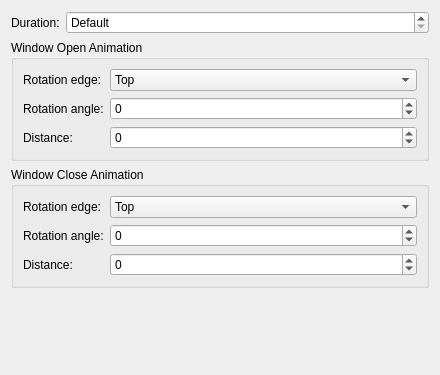
<?xml version="1.0" encoding="UTF-8"?>
<ui version="4.0">
 <class>GlideEffectConfig</class>
 <widget class="QWidget" name="GlideEffectConfig">
  <property name="geometry">
   <rect>
    <x>0</x>
    <y>0</y>
    <width>440</width>
    <height>375</height>
   </rect>
  </property>
  <layout class="QVBoxLayout" name="verticalLayout">
   <item>
    <layout class="QFormLayout" name="layout_Duration">
     <item row="0" column="0">
      <widget class="QLabel" name="label_Duration">
       <property name="text">
        <string>Duration:</string>
       </property>
      </widget>
     </item>
     <item row="0" column="1">
      <widget class="QSpinBox" name="kcfg_Duration">
       <property name="sizePolicy">
        <sizepolicy hsizetype="Expanding" vsizetype="Fixed">
         <horstretch>0</horstretch>
         <verstretch>0</verstretch>
        </sizepolicy>
       </property>
       <property name="specialValueText">
        <string>Default</string>
       </property>
       <property name="suffix">
        <string> milliseconds</string>
       </property>
       <property name="maximum">
        <number>9999</number>
       </property>
       <property name="singleStep">
        <number>5</number>
       </property>
      </widget>
     </item>
    </layout>
   </item>
   <item>
    <widget class="QGroupBox" name="groupBox_InAnimation">
     <property name="title">
      <string>Window Open Animation</string>
     </property>
     <layout class="QFormLayout" name="formLayout">
      <item row="0" column="0">
       <widget class="QLabel" name="label_InRotationEdge">
        <property name="text">
         <string>Rotation edge:</string>
        </property>
       </widget>
      </item>
      <item row="0" column="1">
       <widget class="QComboBox" name="kcfg_InRotationEdge">
        <property name="sizePolicy">
         <sizepolicy hsizetype="Expanding" vsizetype="Fixed">
          <horstretch>0</horstretch>
          <verstretch>0</verstretch>
         </sizepolicy>
        </property>
        <item>
         <property name="text">
          <string>Top</string>
         </property>
        </item>
        <item>
         <property name="text">
          <string>Right</string>
         </property>
        </item>
        <item>
         <property name="text">
          <string>Bottom</string>
         </property>
        </item>
        <item>
         <property name="text">
          <string>Left</string>
         </property>
        </item>
       </widget>
      </item>
      <item row="3" column="0">
       <widget class="QLabel" name="label_InRotationAngle">
        <property name="text">
         <string>Rotation angle:</string>
        </property>
       </widget>
      </item>
      <item row="3" column="1">
       <widget class="QSpinBox" name="kcfg_InRotationAngle">
        <property name="sizePolicy">
         <sizepolicy hsizetype="Expanding" vsizetype="Fixed">
          <horstretch>0</horstretch>
          <verstretch>0</verstretch>
         </sizepolicy>
        </property>
        <property name="suffix">
         <string/>
        </property>
        <property name="minimum">
         <number>-360</number>
        </property>
        <property name="maximum">
         <number>360</number>
        </property>
       </widget>
      </item>
      <item row="5" column="0">
       <widget class="QLabel" name="label_InDistance">
        <property name="text">
         <string>Distance:</string>
        </property>
       </widget>
      </item>
      <item row="5" column="1">
       <widget class="QSpinBox" name="kcfg_InDistance">
        <property name="sizePolicy">
         <sizepolicy hsizetype="Expanding" vsizetype="Fixed">
          <horstretch>0</horstretch>
          <verstretch>0</verstretch>
         </sizepolicy>
        </property>
        <property name="minimum">
         <number>-15000</number>
        </property>
        <property name="maximum">
         <number>15000</number>
        </property>
        <property name="singleStep">
         <number>5</number>
        </property>
       </widget>
      </item>
     </layout>
    </widget>
   </item>
   <item>
    <widget class="QGroupBox" name="groupBox_OutAnimation">
     <property name="title">
      <string>Window Close Animation</string>
     </property>
     <layout class="QFormLayout" name="formLayout_2">
      <item row="0" column="0">
       <widget class="QLabel" name="label_OutRotationEdge">
        <property name="text">
         <string>Rotation edge:</string>
        </property>
       </widget>
      </item>
      <item row="0" column="1">
       <widget class="QComboBox" name="kcfg_OutRotationEdge">
        <property name="sizePolicy">
         <sizepolicy hsizetype="Expanding" vsizetype="Fixed">
          <horstretch>0</horstretch>
          <verstretch>0</verstretch>
         </sizepolicy>
        </property>
        <item>
         <property name="text">
          <string>Top</string>
         </property>
        </item>
        <item>
         <property name="text">
          <string>Right</string>
         </property>
        </item>
        <item>
         <property name="text">
          <string>Bottom</string>
         </property>
        </item>
        <item>
         <property name="text">
          <string>Left</string>
         </property>
        </item>
       </widget>
      </item>
      <item row="1" column="0">
       <widget class="QLabel" name="label_OutRotationAngle">
        <property name="text">
         <string>Rotation angle:</string>
        </property>
       </widget>
      </item>
      <item row="2" column="0">
       <widget class="QLabel" name="label_OutDistance">
        <property name="text">
         <string>Distance:</string>
        </property>
       </widget>
      </item>
      <item row="1" column="1">
       <widget class="QSpinBox" name="kcfg_OutRotationAngle">
        <property name="sizePolicy">
         <sizepolicy hsizetype="Expanding" vsizetype="Fixed">
          <horstretch>0</horstretch>
          <verstretch>0</verstretch>
         </sizepolicy>
        </property>
        <property name="suffix">
         <string/>
        </property>
        <property name="minimum">
         <number>-360</number>
        </property>
        <property name="maximum">
         <number>360</number>
        </property>
       </widget>
      </item>
      <item row="2" column="1">
       <widget class="QSpinBox" name="kcfg_OutDistance">
        <property name="sizePolicy">
         <sizepolicy hsizetype="Expanding" vsizetype="Fixed">
          <horstretch>0</horstretch>
          <verstretch>0</verstretch>
         </sizepolicy>
        </property>
        <property name="minimum">
         <number>-15000</number>
        </property>
        <property name="maximum">
         <number>15000</number>
        </property>
        <property name="singleStep">
         <number>5</number>
        </property>
       </widget>
      </item>
     </layout>
    </widget>
   </item>
   <item>
    <spacer name="verticalSpacer">
     <property name="orientation">
      <enum>Qt::Vertical</enum>
     </property>
     <property name="sizeHint" stdset="0">
      <size>
       <width>20</width>
       <height>40</height>
      </size>
     </property>
    </spacer>
   </item>
  </layout>
 </widget>
 <resources/>
 <connections/>
</ui>
